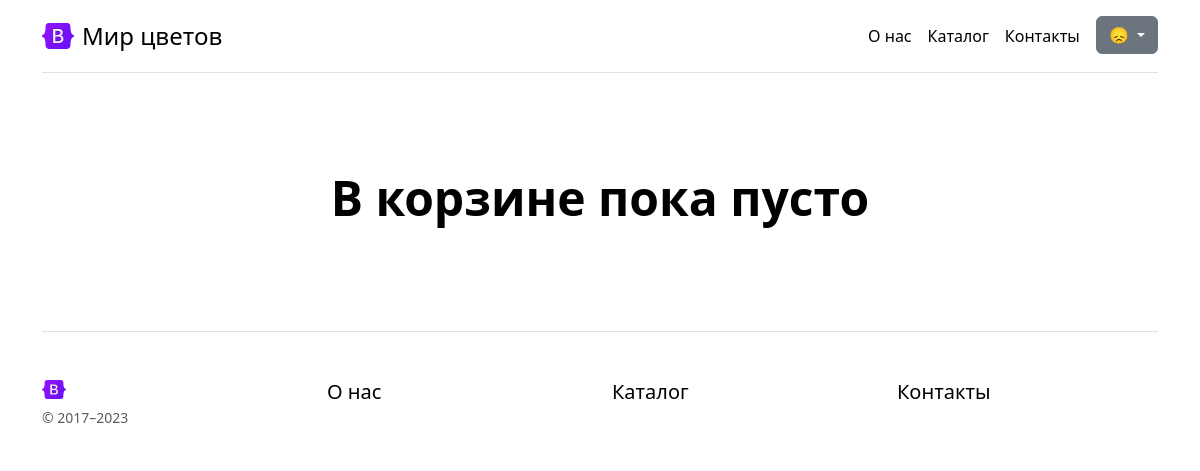
Before: /carts/1/ (signed in) with the older database file.
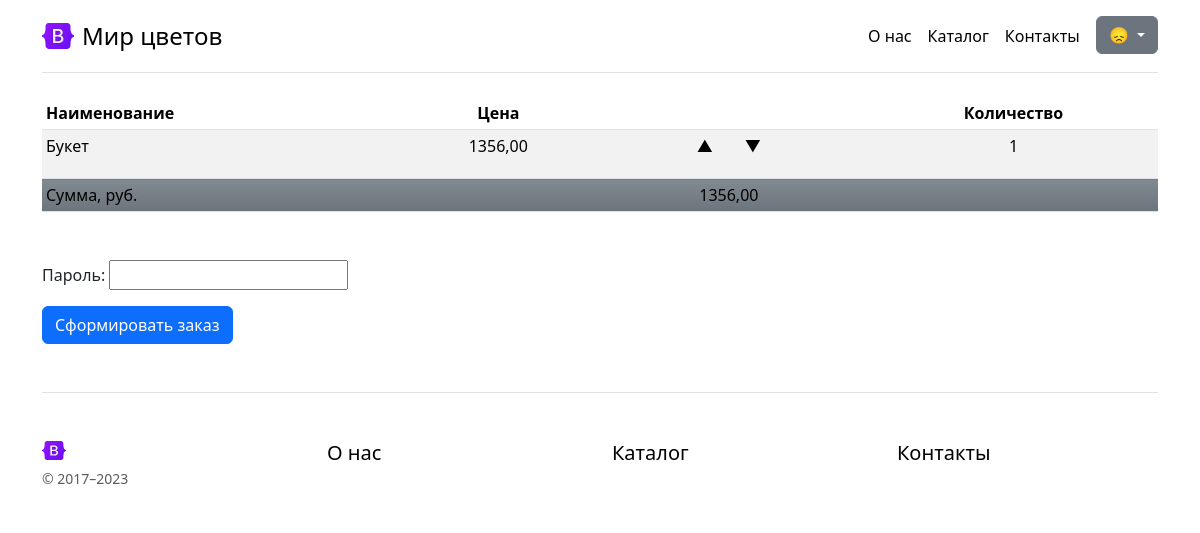
After: the same page with the newer database file.
### carts/models.py (models this page shows, shortened)
class Cart(models.Model):
    user = models.ForeignKey(User,
                             on_delete=models.CASCADE,
                             verbose_name="Пользователь", )
    goods = models.ForeignKey("goods.goods",
                              on_delete=models.CASCADE,
                              verbose_name="Товар")
    quantity = models.IntegerField(blank=False,
                                   null=False,
                                   default=0,
                                   verbose_name="Количество")
    ordered = models.DateTimeField(verbose_name="Заказано", null=True)
    order_uuid = models.UUIDField(verbose_name="ID заказа",
                                  null=True,
                                  )
    status = models.CharField(max_length=9,
                              choices=ORDER_STATUS,
                              verbose_name="Статус",
                              blank=True,
                              null=False,
                              default="---")
    class Meta:
        verbose_name = "Корзина"
        verbose_name_plural = "Корзины"

### goods/models.py (models this page shows, shortened)
class Goods(NameMixin, models.Model):
    objects = models.Manager() # По умолчанию. Нужен для админки.
    in_stock = GoodsManager()
    added = models.DateTimeField(auto_now_add=True,
                                 verbose_name="Дата добавления")
    photo = models.ImageField(verbose_name="Фото")
    price = models.DecimalField(max_digits=10,
                                decimal_places=2,
                                verbose_name="Цена")
    origin = models.ForeignKey(
        "Country",
        on_delete=models.CASCADE,
        verbose_name="Страна-производитель",
    )
    color = models.ForeignKey(
        "Color",
        on_delete=models.CASCADE,
        verbose_name="Цвет",
    )
    category = models.ForeignKey(
        "Category",
        on_delete=models.CASCADE,
        verbose_name="Категория / Вид товара",
    )
    stock = models.PositiveIntegerField(default=0, null=False, blank=False, verbose_name="Остаток товара")
    class Meta:
        verbose_name = "Товар"
        verbose_name_plural = "Товары"

### carts/views.py (the view)
# urls.py: path("carts/<int:user>/", CartDetailView.as_view(), name="cart-detail"),
class CartDetailView(LoginRequiredMixin,
                     TemplateView):
    template_name = "carts/cart.html"
    def get_context_data(self, **kwargs):
        context = super().get_context_data(**kwargs)
        user = kwargs.get('user')
        object_list = Cart.objects.filter(user=user).filter(ordered=None)
        context["object_list"] = object_list
        context["order_form"] = OrderForm()
        context["total"] = get_total(object_list)
        return context

### carts/forms.py
class OrderForm(forms.Form):
    password = forms.CharField(
        label="Пароль",
        strip=False,
        widget=forms.PasswordInput(attrs={"autocomplete": "current-password"}),
    )

### carts/views.py (called while the page is built)
def get_total(a_queryset):
    sum = 0
    [sum := elem.goods.price * elem.quantity for elem in a_queryset]
    return sum

### carts/templates/carts/cart.html (shortened to what this page needs)
{% extends 'general/parts/base.html' %}
{% load static %}
{% block content %}
{% if object_list %}
<div class="table-responsive">
    <table class="table table-striped table-sm">
        <thead>
        <tr>
            <th scope="col">Наименование</th>
            <th class="text-center" scope="col">Цена</th>
            <th class="text-center" scope="col"></th>
            <th class="text-center" scope="col">Количество</th>
        </tr>
        </thead>
        <tbody>
        {% for obj in object_list %}
        <tr>
            <td>{{ obj.goods.name }}</td>
            <td class="text-center">{{ obj.goods.price }}</td>
            <td class="text-center">{% include "carts/plus_minus.html" with data_goods="{{ obj.goods.id }}" %}</td>
            <td class="text-center">{{ obj.quantity }}</td>
        </tr>
        {% endfor %}
        <tr>
            <td class="bg-secondary bg-gradient" colspan="2">Сумма, руб.</td>
            <td class="bg-secondary bg-gradient text-center">{{ total }}</td>
            <td class="bg-secondary bg-gradient"></td>
        </tr>
        </tbody>
    </table>
</div>
{% else %}
<div class="px-4 py-5 my-5 text-center">
    <h1 class="display-5 fw-bold text-body-emphasis">В корзине пока пусто</h1>
</div>
{% endif %}
{% include 'carts/parts/order.html' with object_list=object_list %}
{% endblock %}

### carts/templates/carts/plus_minus.html
<p data-goods="{{ data_goods }}"><span class="m-3">&#9650;</span><span class="m-3">&#9660;</span></p>

Changed rows visible on the page:
added Cart: goods.name "Букет", goods.price "1356,00", quantity "1"
Other visible differences:
{{ total }}: (not shown) → "1356,00"
text no longer shown: "В корзине пока пусто"
text now shown: "Наименование Цена Количество Сумма, руб. Пароль: Сформировать заказ"
